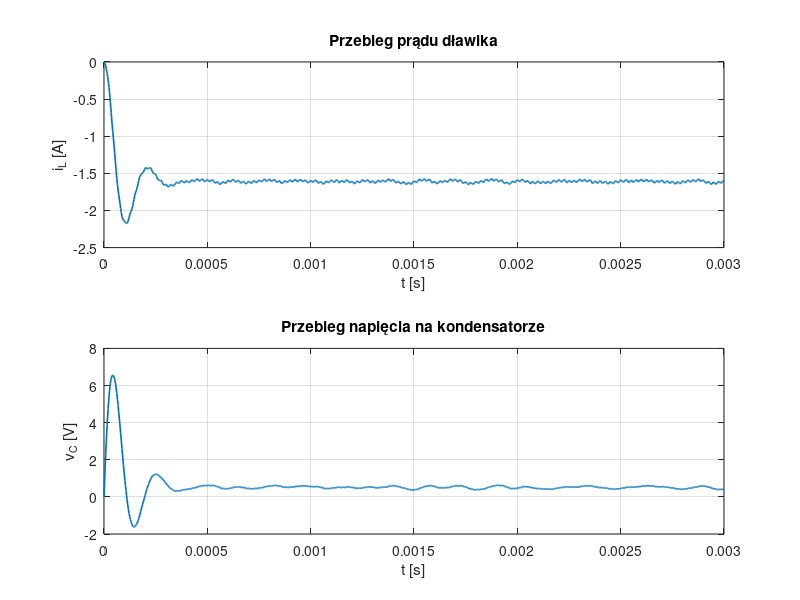

This figure's MATLAB source:
clear;
clc;
close all;

% Surowe dane

% L = 180uH
% C = 5.4 uF
% R = 9 Ohm
% Vi = 15 V 
% fs = 40 kHz

% Dane w podstawowych jednostkach SI
L = 180e-6;     % [H]           180uH
C = 5.4e-6;     % [F]           5.4 uF
R = 9;          % [Ohm]         9 Ohm
Vi = 15;        % [V]           15 V 
fs = 40e3;      % [Hz]          40 kHz
ws = 2*pi*fs;   % [rad/s]

% Rozpatrywany czas
tspan = [0 3e-3]; % [s]

% Funkcja przełączania
u = @(t) (1-sign(sin(ws*t)))/2;

% Uproszczone macierze stanu dla R1=R2=R3=0
A = [0      -1/L;
    1/C -1/(R*C)];

B = [1/L;
    0];

b = [0; 0];

f = [0; Vi/(C*R)];

% Równanie stanu 
dxdt = @(t, x) (A*x + B*u(t) + f);

% Warunki początkowe 
x0 = [0; 0]; % [i_l, v_C]

[t, x] = ode45(dxdt, tspan, x0);

iL = x(:, 1);
vC = x(:, 2); 

figure;
subplot(2,1,1);
plot(t, iL, 'LineWidth', 1.2);
xlabel('t [s]');
ylabel('i_L [A]');
title('Przebieg prądu dławika');
grid on;

subplot(2,1,2);
plot(t, vC, 'LineWidth', 1.2);
xlabel('t [s]');
ylabel('v_C [V]');
title('Przebieg napięcia na kondensatorze');
grid on;



